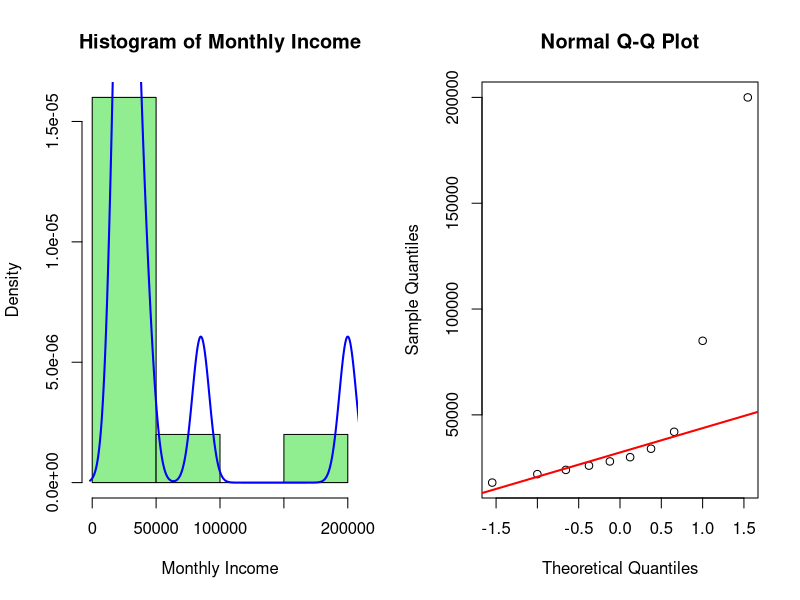

Write R code to recreate this figure.
income <- c(18000,22000,24000,26000,28000,
            30000,34000,42000,85000,200000)

par(mfrow = c(1,2))

hist(income,
     probability = TRUE,
     col = "lightgreen",
     main = "Histogram of Monthly Income",
     xlab = "Monthly Income")

lines(density(income),
      col = "blue",
      lwd = 2)

qqnorm(income,
       main = "Normal Q-Q Plot")

qqline(income,
       col = "red",
       lwd = 2)

par(mfrow = c(1,1))

cat("Income data is highly positively skewed.\n")
cat("The Q-Q plot deviates from the straight line, indicating the data is not normally distributed.\n")
